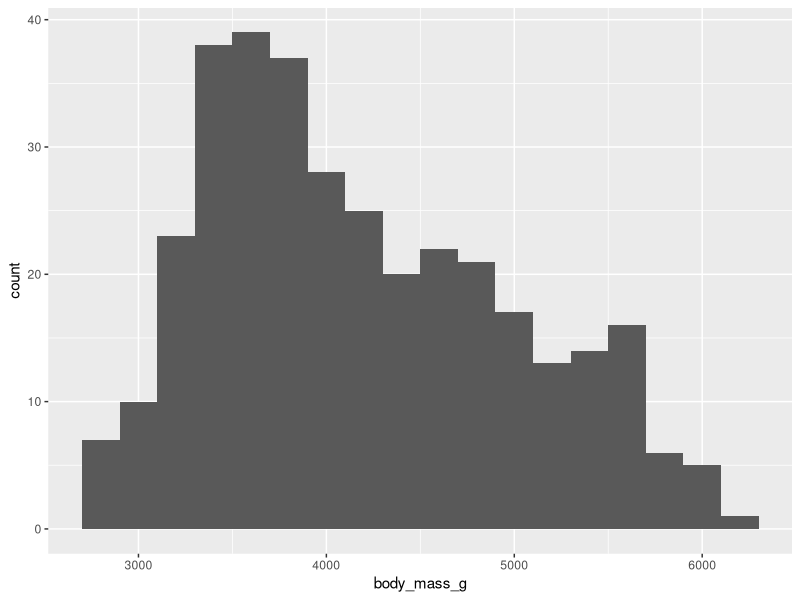
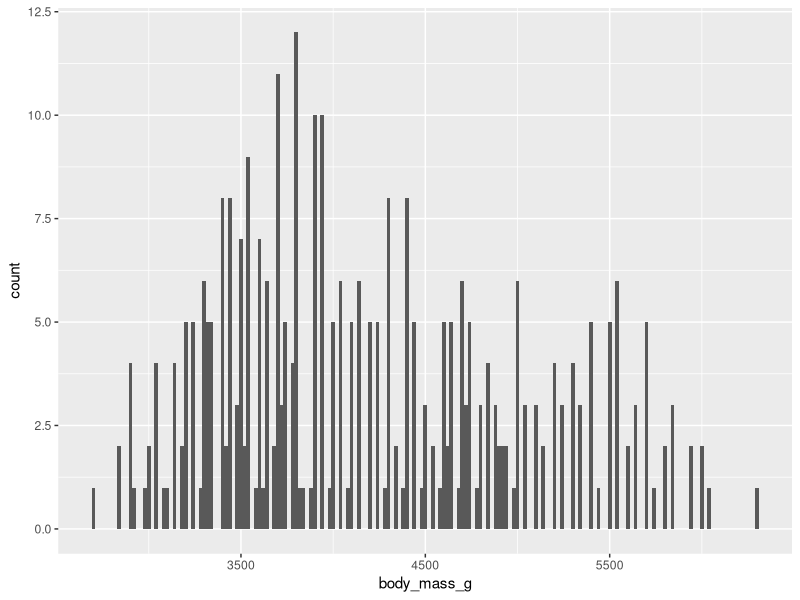
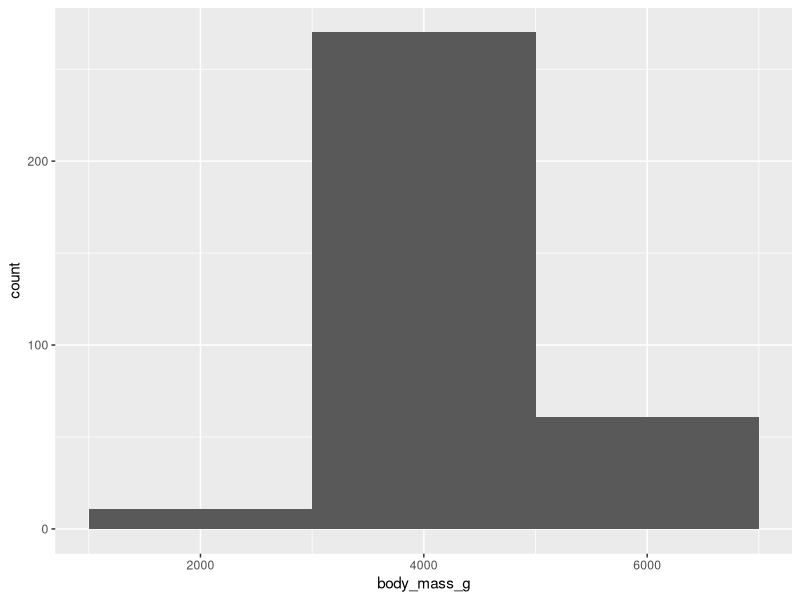
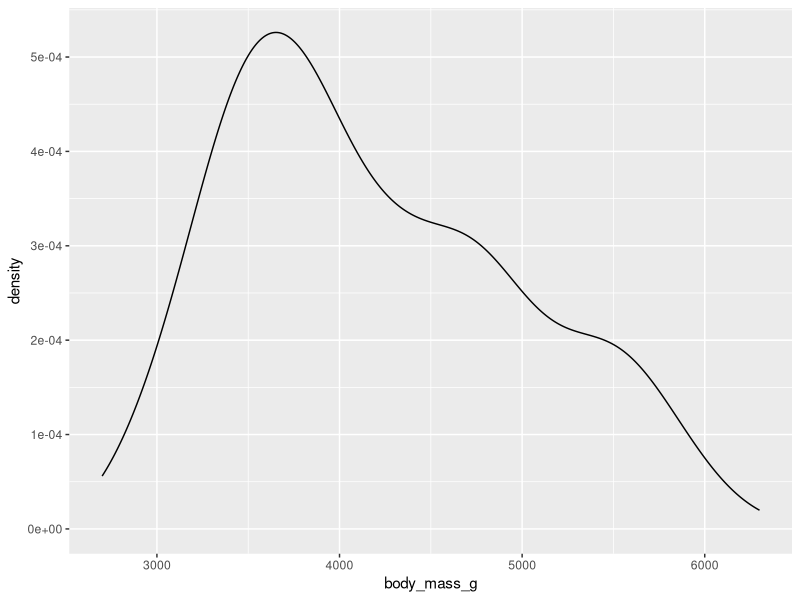
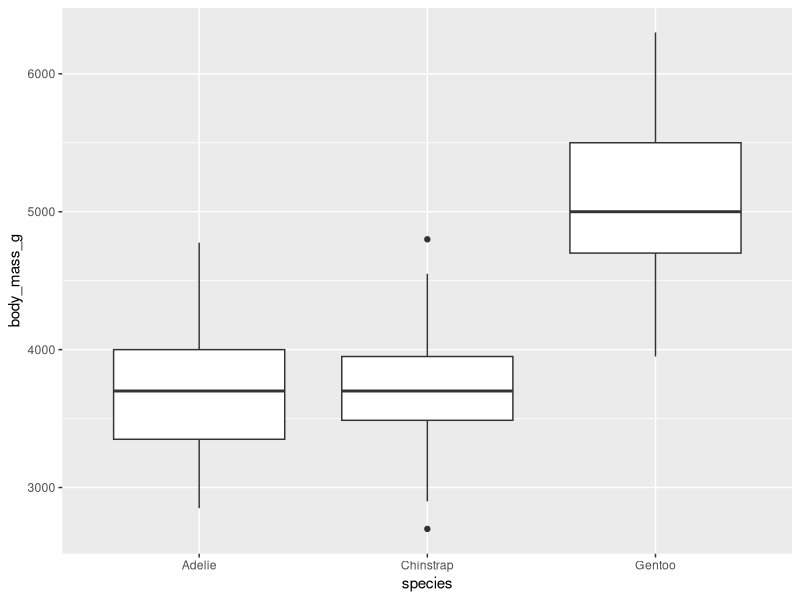
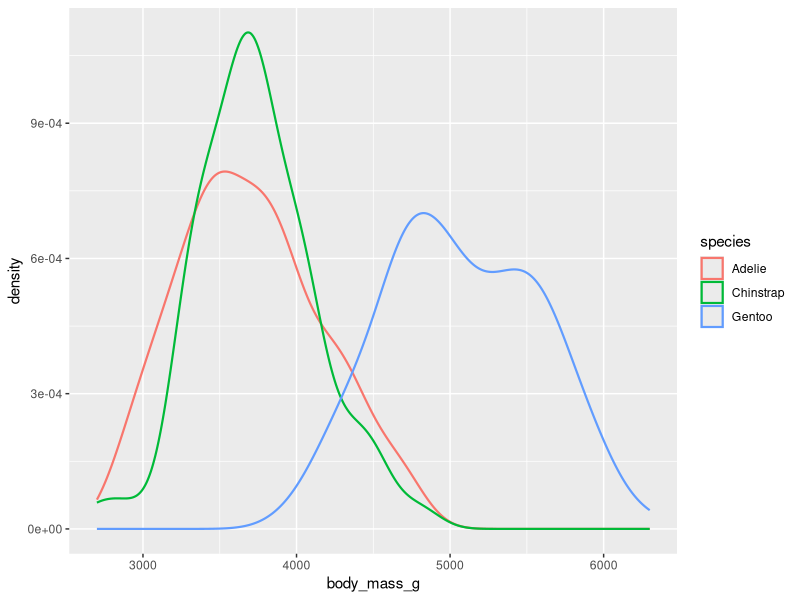
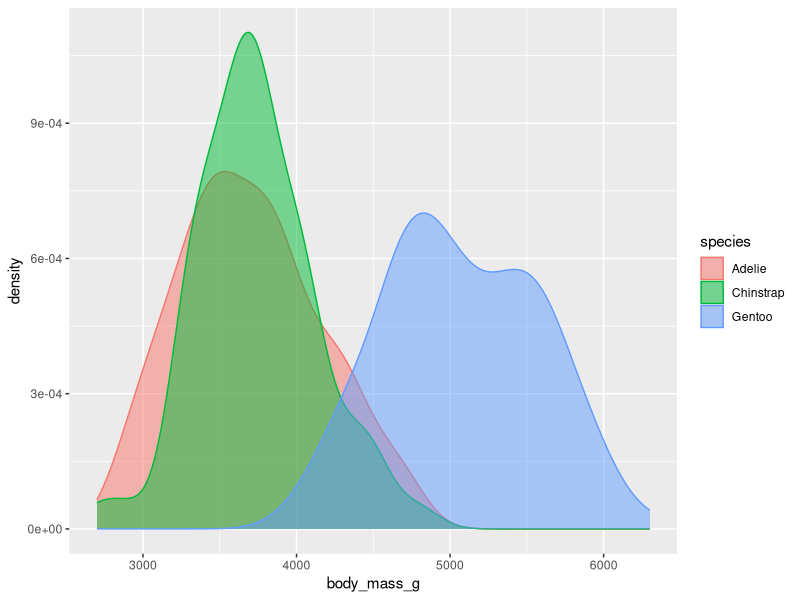
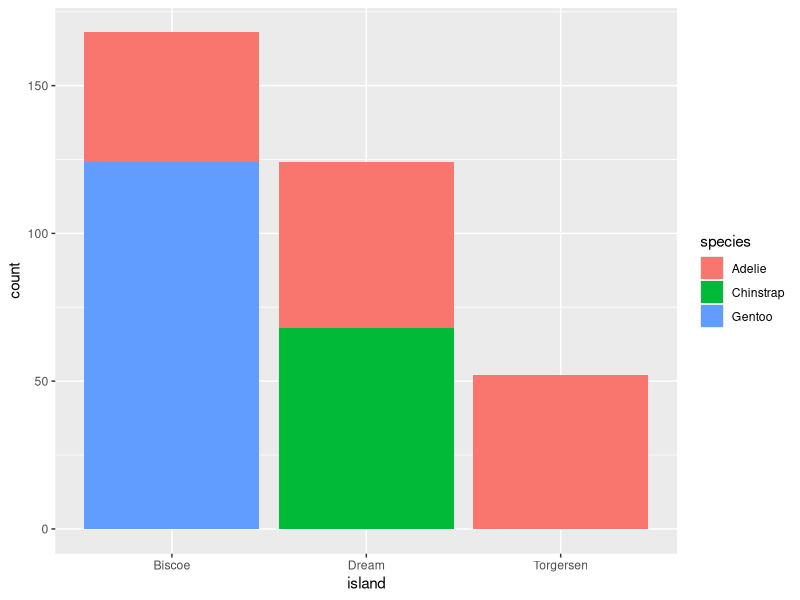

Reproduce these figures in R, in order.
## ---- chunk 1
library(tidyverse)
library(palmerpenguins)
library(ggthemes)
library(ggplot2)
library(dplyr)
## ---- chunk 2
library(ggplot2)
penguins
ggplot(penguins, aes(x = body_mass_g)) +
  geom_histogram(binwidth = 200)
## ---- chunk 3
ggplot(penguins, aes(x = body_mass_g)) +
  geom_histogram(binwidth = 20)
ggplot(penguins, aes(x = body_mass_g)) +
  geom_histogram(binwidth = 2000)
## ---- chunk 4
ggplot(penguins, aes(x = body_mass_g)) +
  geom_density()
## ---- chunk 5

ggplot(penguins, aes(x = species, y = body_mass_g)) +
  geom_boxplot()
## ---- chunk 6
ggplot(penguins, aes(x = body_mass_g, color = species)) +
  geom_density(linewidth = 0.75)
## ---- chunk 7
ggplot(penguins, aes(x = body_mass_g, color = species, fill = species)) +
  geom_density(alpha = 0.5)
## ---- chunk 8
ggplot(penguins, aes(x = island, fill = species)) +
  geom_bar()
## ---- chunk 9
ggplot(penguins, aes(x = island, fill = species)) +
  geom_bar(position = "fill")
## ---- chunk 10
ggplot(penguins, aes(x = island, fill = species)) +
  geom_bar(position = "fill") +
  labs(y = "proportion")
## ---- chunk 11
ggplot(penguins, aes(x = flipper_length_mm, y = body_mass_g)) +
  geom_point()
## ---- chunk 12
ggplot(penguins, aes(x = flipper_length_mm, y = body_mass_g)) +
  geom_point(aes(color = species, shape = island))
## ---- chunk 13
ggplot(penguins, aes(x = flipper_length_mm, y = body_mass_g)) +
  geom_point(aes(color = species, shape = species)) +
  facet_wrap(~island)
